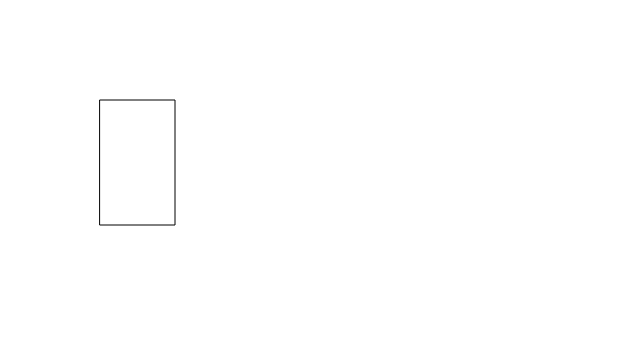
Frame 1 (no input)
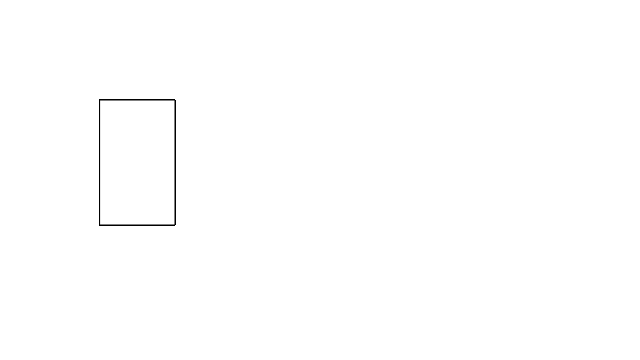
Frame 60 (no input)
Frame 120 (the mouse pressed at the canvas centre since frame 60): identical to frame 60, image omitted

The p5.js sketch that drew these frames (run headless with seeded random() and noise() and a simulated clock; from frame 60 on, the mouse is pressed at the canvas centre):

// p5.js sketch
// ── sketch.js
function setup() {
    createCanvas(640, 360);
}

function draw() {
    rect(100, 100, 75, 125);
}
